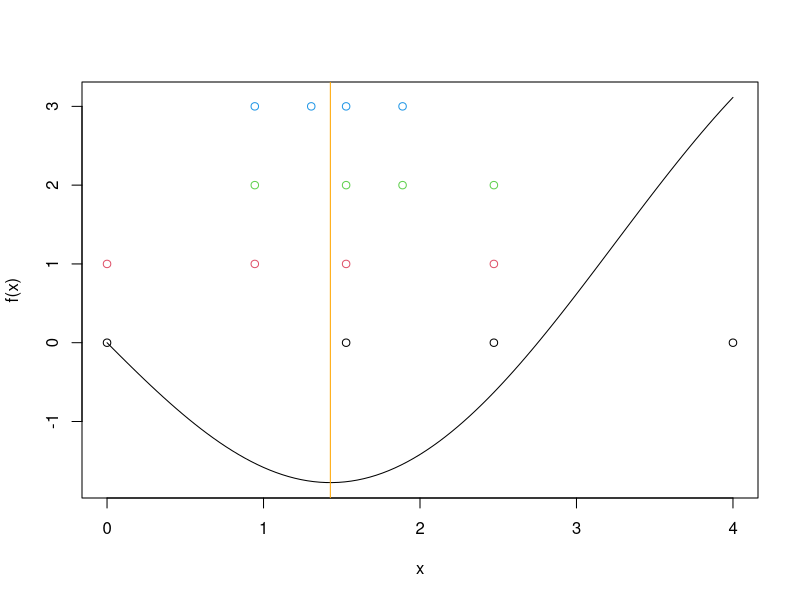
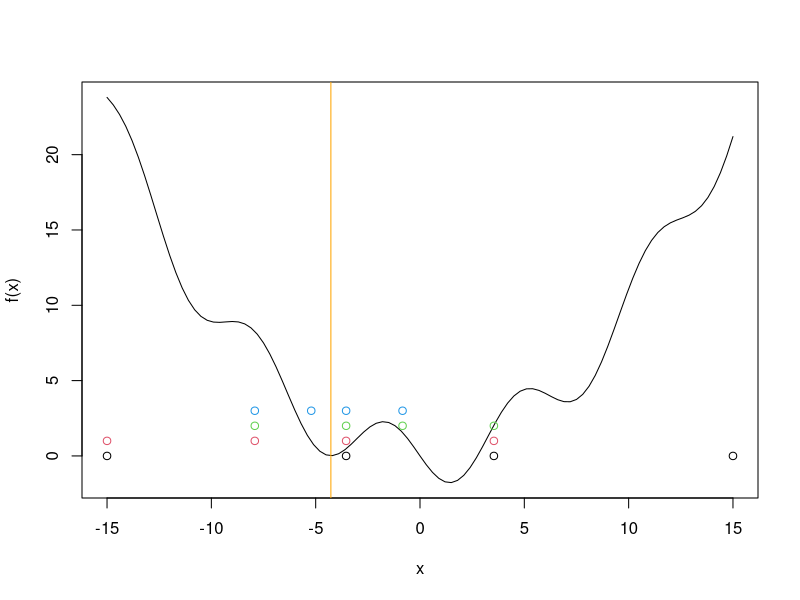
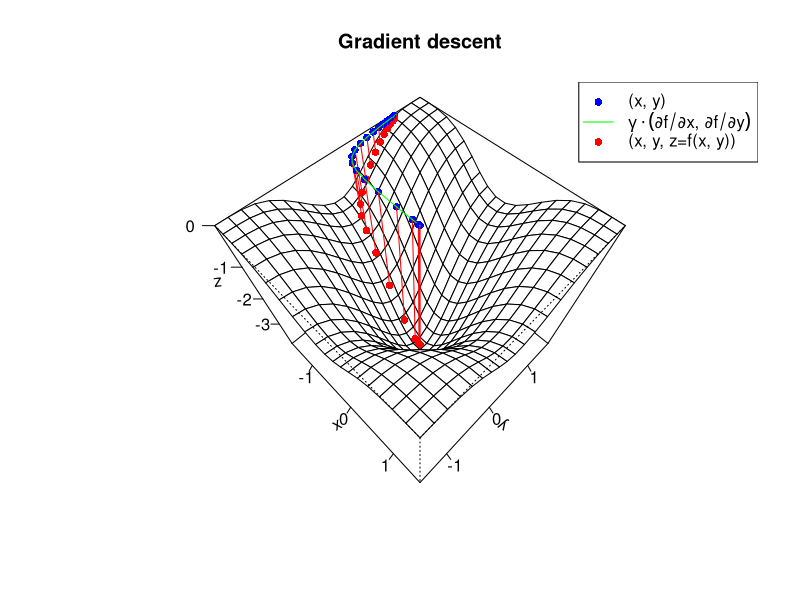
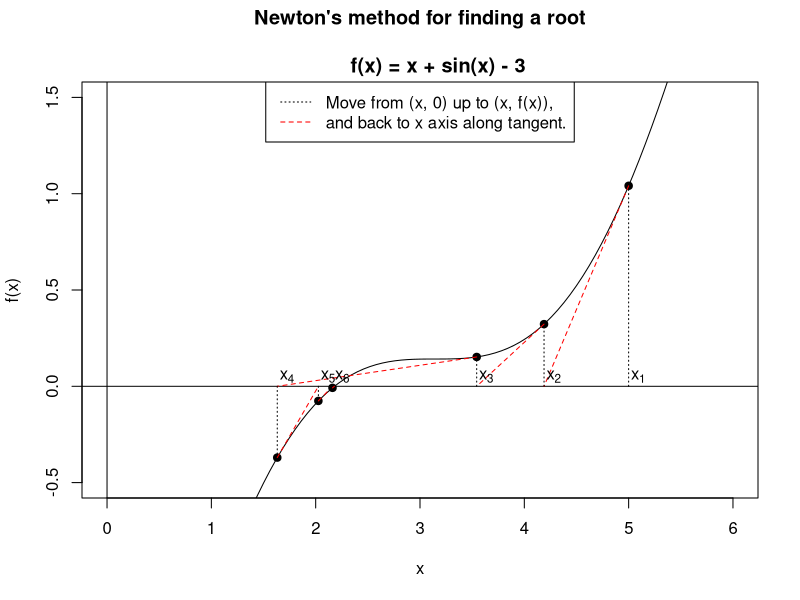
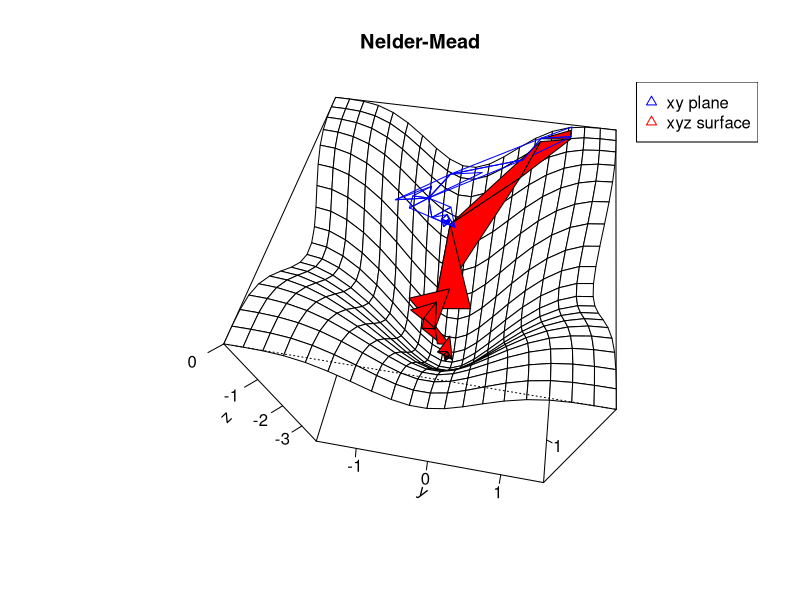

Here is the R script that generated these plots, in order:
#20181113
rm(list=ls())

# e.g. Find the minimum of f(x) = x^2/10 -2*sin(x) in [0, 4].
f = function(x) {
  return(x^2/10 - 2*sin(x))
}

# Golden section  search minimizes a function f() whose opposite -f()
# is unimodal over an interval [lower, upper]. That is, there exists
# some minimizing value m such that x <= m implies f() is decreasing
# and x >= m implies f() is increasing. This search finds m.
#
# Here is the code without any graphing.
golden.section.search = function(f, lower, upper, tol=0.001, ...) {
  phi = (1 + sqrt(5))/2 # golden.ratio (allows cutting 1/2 of calls to f())
  repeat {
    range = upper - lower
    lower.middle = upper - (phi - 1)*range
    upper.middle = lower + (phi - 1)*range
    if (range < tol) {
      return(lower)
    }
    if (f(lower.middle, ...) < f(upper.middle, ...)) {
      upper = upper.middle
    } else {
      lower = lower.middle
    }
  }
}

# Here is the code again, this time code added to make a graph and
# show the progress of the search.
golden.section.search = function(f, lower, upper, tol=0.001, ...) {
  phi = (1 + sqrt(5))/2 # golden.ratio (allows cutting 1/2 of calls to f())
  curve(f, lower, upper) # for graph
  i = 0 # for graph
  repeat {
    range = upper - lower
    lower.middle = upper - (phi - 1)*range
    upper.middle = lower + (phi - 1)*range
    if (i < 4) { # for graph
      points(x=c(lower, lower.middle, upper.middle, upper), y=c(i,i,i,i), col=i+1)
    }
    if (range < tol) {
      abline(v=lower, col="orange") # for graph
      return(lower)
    }
    cat(sep="", "lower=", lower, ", lower.middle=", lower.middle,
        ", upper.middle=", upper.middle, ", upper=", upper, "\n")
    if (f(lower.middle, ...) < f(upper.middle, ...)) {
      upper = upper.middle
    } else {
      lower = lower.middle
    }
    i = i + 1 # for graph
    scan(what=character(), n=1, quiet=TRUE) # Require "Enter" to move.
  }
}

g = golden.section.search(f, 0, 4)
print(g)

h=golden.section.search(f, -15, 15)

optimize(f,c(0,4))

#
rm(list=ls())

f = function(x,y) { # Define function z = f(x, y).
  return(-(cos(x)^2 + cos(y)^2)^2)
}
gradient.f = function(x, y) { # Define function grad(z) = (df.dx, df.dy).
  df.dx = -2 * (cos(x)^2 + cos(y)^2) * (2 * cos(x) * (-sin(x)))
  df.dy = -2 * (cos(x)^2 + cos(y)^2) * (2 * cos(y) * (-sin(y)))
  return(c(df.dx, df.dy))
}

# Plot function, z = f(x, y) over the region -pi/2 <= x, y <= pi/2.
grid.n = 20
limit = pi/2
grid.x = seq(-limit, limit, length.out=grid.n)
grid.y = grid.x
grid.z = outer(grid.x, grid.y, f)
persp.out = persp(grid.x, grid.y, grid.z, theta = 45, phi=60,
                  main="Gradient descent", ticktype="detailed",
                  xlab="x", ylab="y", zlab="z")
legend.gradient = expression(gamma %.% (partialdiff * f / partialdiff * x
                                        * ", " * partialdiff * f / partialdiff * y))
legend(x="topright", legend=c("(x, y)", legend.gradient, "(x, y, z=f(x, y))"),
       pch=c(16, NA, 16), lty=c(0, 1, 0), col=c("blue", "green", "red"))

x = -.98*limit # Starting x
y = .7*limit   # Starting y
old.x = x
old.y = y
n = 20
gamma = .1 # Step size parameter. (Or, better: vary gamma with a line search.)

for(i in seq_len(n)) {
  g = gradient.f(x, y)
  x = x - gamma * g[1]
  y = y - gamma * g[2]
  if (TRUE) { # This block is not part of the algorithm. It just draws.
    z = f(x, y)
    points(trans3d(x=x, y=y, z=0, pmat=persp.out), col="blue", pch=16)
    points(trans3d(x=x, y=y, z=z, pmat=persp.out), col="red", pch=16)
    lines(trans3d(x=c(x, x), y=c(y, y), z=c(0, z), pmat=persp.out), col="red")
    lines(trans3d(x=c(old.x, x), y=c(old.y, y), z=c(0, 0), pmat=persp.out),
          col="green")
    old.x = x
    old.y = y
    scan(what=character(), n=1, quiet=TRUE) # Require "Enter" to move.
  }
}

cat(sep="", "f(", x, ", ", y, ")=", f(x, y), ", gradient.f()=(", g[1], ", ", g[2], ")\n")

# ----------------------------------------------------------------------
# Now convert the code above into a function in the style of R's optim():

# Description: gradient.descent minimizes a function whose gradient is given
# Usage: gradient.descent(par, gr, gamma=.1, epsilon=.01, n=20, verbose=FALSE, ...)
# Parameters:
#   par: a vector of initial values for the function to be minimized
#   gr: gradient function to be evaluated at par
#   gamma: step size parameter
#   epsilon: stop the algorithm as converged when the gradient
#     (as measured by the sum of the absolute values of its components)
#     is smaller than this value
#   n: stop after executing n iterations (to prevent an infinite loop)
#   verbose: if true, print x and |x_{i+1} - x_i| on each iteration
#   ...: additional arguments to be passed to gr()
# Details: gradient.descent iteratively steps in the direction
#   opposite the gradient, quitting after convergence or n iterations
# Value: the value of par at convergence or n iterations
#
gradient.descent = function(par, gr, gamma=.1, epsilon=.01, n=30, verbose=FALSE, ...) {
  for (i in seq_len(n)) {
    gradient = gr(par, ...)
    par = par - gamma * gradient
    gradient.size = sum(abs(gradient))
    if (verbose) {
      cat(sep="", "i=", i, ", par=c(", paste(signif(par, 4), collapse=","),
          "), gradient=c(", paste(signif(gradient, 4), collapse=","),
          "), size=", signif(gradient.size, 4), "\n")
    }
    if (gradient.size < epsilon) {
      break
    }
  }
  return(par)
}

# Test it on the simple function
f = function(x) { x^2 }
# which has a minimum at x=0. Use x=1 as the starting point.
g = function(x) { 2*x }
gradient.descent(par=c(1), gr=g, verbose=TRUE)

# Test it on the cosine mess above. First convert its gradient
# function to receive the current location as a vector "par", not as x
# and y.

gradient.f.using.par = function(par) { # Define gradient(z) = (df.dx, df.dy).
  x = par[1]
  y = par[2]
  df.dx = -2 * (cos(x)^2 + cos(y)^2) * (2 * cos(x) * (-sin(x)))
  df.dy = -2 * (cos(x)^2 + cos(y)^2) * (2 * cos(y) * (-sin(y)))
  return(c(df.dx, df.dy))
}
gradient.descent(par=c(.98*limit, .7*limit), gr=gradient.f.using.par, verbose=TRUE)


####################
rm(list=ls())

f = function(x) { # f(x)
  return(x + sin(x) - 3)
}
f.prime = function(x) { # f'(x)
  return(1 + cos(x))
}

curve(f, from=0, to=6, xlim=c(0, 6), ylim=c(-.5, 1.5), # Plot function.
      main="Newton's method for finding a root\n
      f(x) = x + sin(x) - 3")
abline(h=0) # x axis
abline(v=0) # y axis
up.color = "black"
tangent.color = "red"
up.lty = "dotted"
tangent.lty = "dashed"
legend(x="top",
       legend=c("Move from (x, 0) up to (x, f(x)),",
                "and back to x axis along tangent."),
       lty=c(up.lty, tangent.lty), col=c(up.color, tangent.color))

# Here is the search code without any graphing.
x = 5 # starting point
for (i in seq_len(6)) {
  y = f(x)
  tangent.slope = f.prime(x)
  # The point-slope form of the line through (x0, y0) with slope m is
  #   y - y0 = m(x - x0).
  # Plug in y = 0 to see the x-intercept is x = x0 - y0/m.
  tangent.x.intercept = x - y/tangent.slope
  x = tangent.x.intercept # Prepare to repeat the process.
  cat(sep="", "x_", i, "=", x, ", f(x)=", y, "\n")
}

# Here is the search code again, this time code added to make a graph
# and show the progress of the search.
x = 5 # starting point
for (i in seq_len(6)) {
  y = f(x)
  tangent.slope = f.prime(x)
  # The point-slope form of the line through (x0, y0) with slope m is
  #   y - y0 = m(x - x0).
  # Plug in y = 0 to see the x-intercept is x = x0 - y0/m.
  tangent.x.intercept = x - y/tangent.slope
  text(x=x+.09, y=.05, labels=bquote(x[.(i)])) # x_i label
  segments(x0=x, y0=0, x1=x, y1=y, col=up.color, lty=up.lty) # vertical line
  points(x, y, pch=19) # point on curve
  scan(what=character(), n=1, quiet=TRUE) # Require "Enter" to move.
  segments(x0=x, y0=y, x1=tangent.x.intercept, y1=0, col=tangent.color, lty=tangent.lty) # tangent
  x = tangent.x.intercept # Prepare to repeat the process.
  cat(sep="", "x_", i, "=", x, ", f(x)=", y, "\n")
}


# Nelder-Mead, see https://en.wikipedia.org/wiki/Nelder-Mead_method.

rm(list=ls())

f.no.vector = function(x,y) { # Define function z = f(x, y).
  return(-(cos(x)^2 + cos(y)^2)^2)
}

if (FALSE) { # Here's another function to try. Maybe mess with its minimum.
  f.no.vector = function(x,y) {
    x0 = 0
    y0 = 0
    return((x-x0)^2 + (y-y0)^2)
  }
}

f = function(x) { # Define function z = f(x).
  return(f.no.vector(x[1], x[2]))
}

# Plot function, z = f(x, y) over the region -pi/2 <= x, y <= pi/2.
grid.n = 20
limit = pi/2
grid.x = seq(-limit, limit, length.out=grid.n)
grid.y = grid.x
grid.z = outer(grid.x, grid.y, f.no.vector)
persp.out = persp(grid.x, grid.y, grid.z, theta = 100, phi=60,
                  main="Nelder-Mead", ticktype="detailed",
                  xlab="x", ylab="y", zlab="z")
legend(x="topright", legend=c("xy plane", "xyz surface"),
       pch=c(2, 2), col=c("blue", "red"))

distance = function(a, b) {
  return(sum(abs(a-b)))
}

start.x = -.98*limit
start.y =   .7*limit
x1 = c(start.x, start.y)
x2 = x1 + c(.1*limit, 0       )
x3 = x1 + c(0       , .1*limit)
x = cbind(x1, x2, x3)
n = 2

nm = function(par, f, n.iterations=100,
              alpha=1, gamma=2, rho=1/2, sigma=1/2, epsilon=0.01,
              draw=FALSE, debug=FALSE) {
  x = par
  n = dim(x)[2] - 1
  old.x = x
  for(i in seq_len(n.iterations)) {
    f.x = apply(X=x, MARGIN=2, FUN=f)
    x = x[ , order(f.x)] # Order points according to f() (wiki step 1).
    d = distance(x, old.x)
    if (debug) {
      cat(sep="", "i=", i, ", x=\n")
      print(x)
      cat(sep="", "f.x=\n")
      print(f.x)
      cat(sep="", "d=", d, "\n")
    }
    if (d <epsilon) {
      break
    }
    old.x = x
    x.0 = rowSums(x[ , 1:n]) / n # Calculate centroid (wiki step 2).
    x.reflected = x.0 + alpha * (x.0 - x[ , n + 1]) # Relection (wiki step 3).
    if ((f(x[ , 1]) <= f(x.reflected)) && (f(x.reflected) < f(x[ , n]))) {
      x[ , n + 1] = x.reflected
    } else if (f(x.reflected) < f(x[ , 1])) { # Expansion (wiki step 4).
      x.expanded = x.0 + gamma * (x.reflected - x.0)
      if (f(x.expanded) < f(x.reflected)) {
        x[ , n + 1] = x.expanded
      } else {
        x[ , n + 1] = x.reflected
      }
    } else { # Contraction (wiki step 5).
      stopifnot(f(x.reflected) >= f(x[ , n]))
      x.contracted = x.0 + rho * (x[ , n + 1] - x.0)
      if (f(x.contracted) < f(x.reflected)) {
        x[ , n + 1] = x.contracted
      } else { # Shrink (wiki step 6).
        x[ , -1] = x[ , 1] + sigma * (x[ , -1] - x[ , 1])
      }
    }
    if (draw && (n == 2)) { # This block is not part of the algorithm. It just draws.
      x.2d = matrix(data=0, nrow=2, ncol=3)
      x.2d.z0 =x.2d
      for (j in 1:(n+1)) {
        p.x = x[1, j]
        p.y = x[2, j]
        z = f.x[j]
        x.2d[ , j]    = unlist(trans3d(x=p.x, y=p.y, z=z, pmat=persp.out))
        x.2d.z0[ , j] = unlist(trans3d(x=p.x, y=p.y, z=0, pmat=persp.out))
      }
      polygon(x=x.2d   [1, ], y=x.2d   [2, ], border="black", col="red")
      polygon(x=x.2d.z0[1, ], y=x.2d.z0[2, ], border="blue")
      Sys.sleep(1)
    }
  }
  return(x)
}

best.x = nm(x, f, draw=TRUE, debug=TRUE)
cat("best.x=\n")
print(best.x)

################
SSE = function(beta, x, y) { # usual least squares
  return(sum((y - (beta[1] + beta[2] * x))^2))
}
out = optim(par=c(0, 0), fn=SSE, x=mtcars$wt, y=mtcars$mpg)
m = lm(mpg ~ wt, data=mtcars)
m$coefficients
out2 = optim(par=c(0, 0), fn=SSE, x=mtcars$wt, y=mtcars$mpg, control=list(reltol=1e-12))
out2$par
# Try constant model too.

